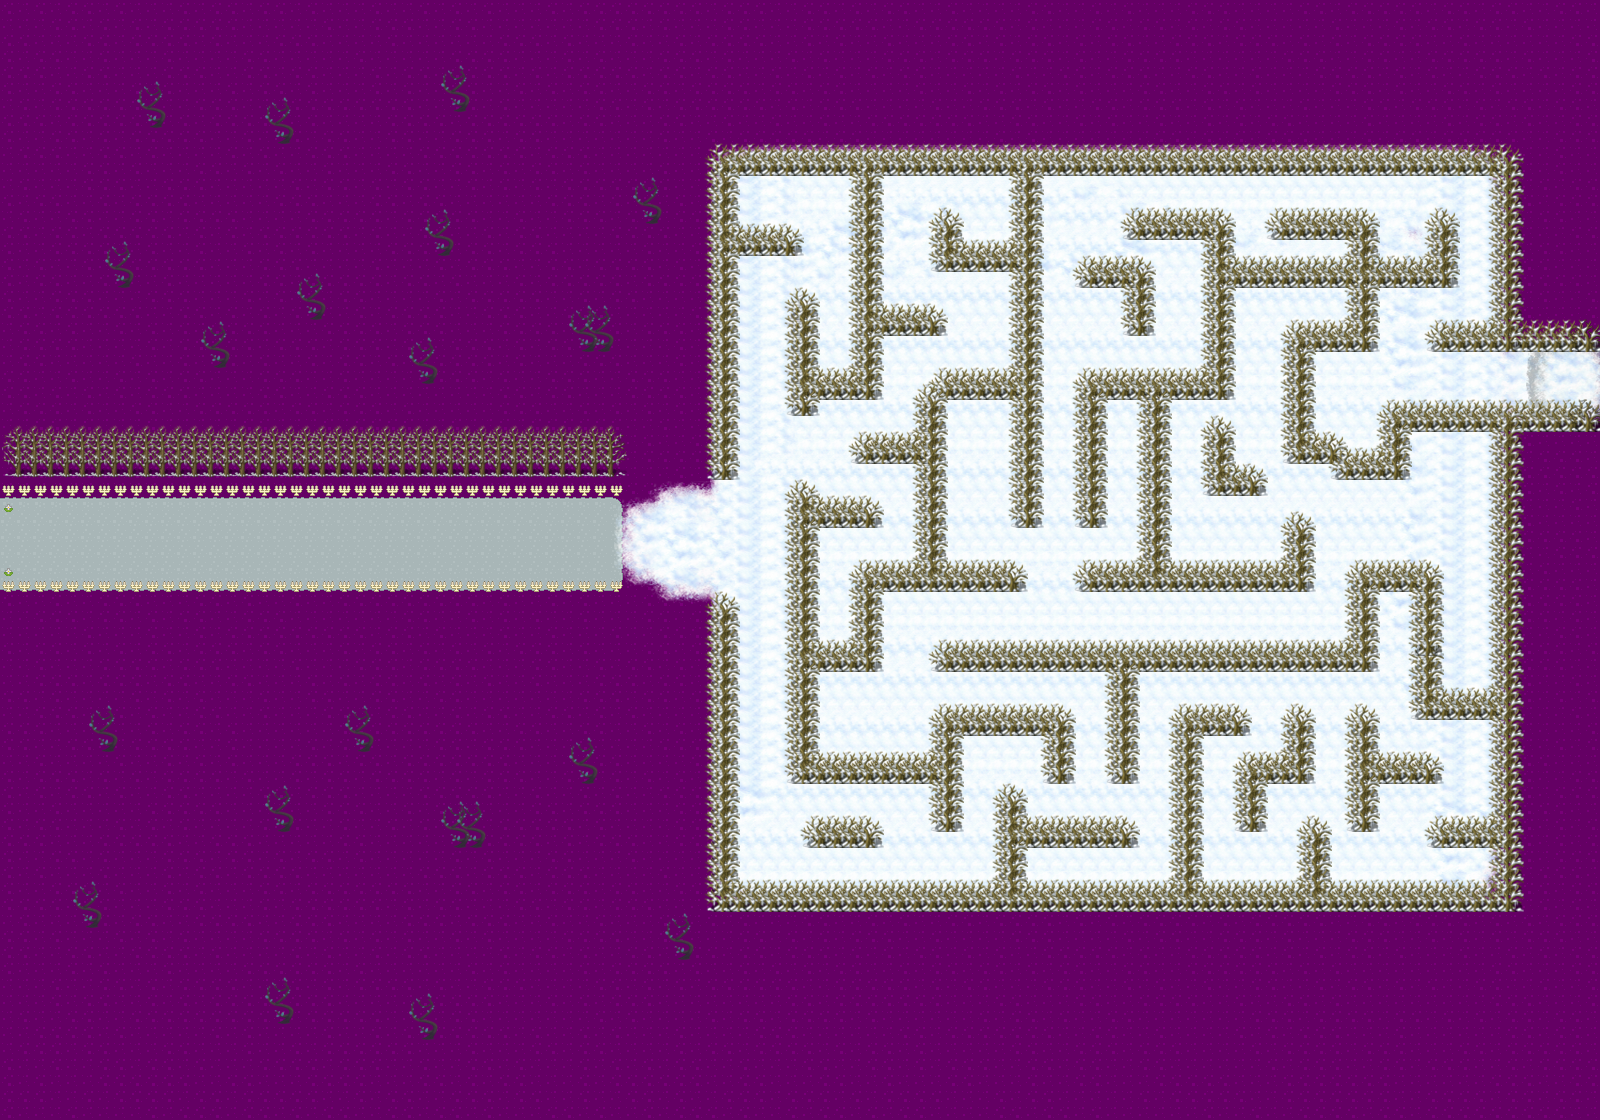

This is a level from a 2D game, rendered from its Tiled map with the project's own tilesets. A one-line summary and the map file follow, with tile-layer data summarised:
An orthogonal 100x70 tile map with 16x16 px tiles, 5 tile layers (Tile Layer 1, асфальт, block, свет, ...), 6 tilesets and 78 objects.

<map version="1.2" tiledversion="1.2.1" orientation="orthogonal" renderorder="left-down" width="100" height="70" tilewidth="16" tileheight="16" infinite="0" nextlayerid="8" nextobjectid="79">
 <tileset firstgid="1" source="пол.tsx" />
 <tileset firstgid="1768" source="пол3.tsx" />
 <tileset firstgid="3535" source="Рисунок3.tsx" />
 <tileset firstgid="3536" source="Рисунок2.tsx" />
 <tileset firstgid="3537" source="Рисунок6.tsx" />
 <tileset firstgid="3538" source="Рисунок5.tsx" />
 <layer id="1" name="Tile Layer 1" width="100" height="70">
  <data>[7000 cells, 7000 non-empty, 2 distinct tile ids]</data>
 </layer>
 <layer id="3" name="асфальт" width="100" height="70">
  <data>[7000 cells, 883 non-empty, 7 distinct tile ids]</data>
 </layer>
 <layer id="7" name="block" width="100" height="70">
  <data>[7000 cells, 2 non-empty, 1 distinct tile ids]</data>
 </layer>
 <layer id="4" name="свет" width="100" height="70">
  <data>[7000 cells, 151 non-empty, 4 distinct tile ids]</data>
 </layer>
 <layer id="5" name="лабиринт" width="100" height="70">
  <data>[7000 cells, 570 non-empty, 2 distinct tile ids]</data>
 </layer>
 <objectgroup id="6" name="blockage">
  <object id="1" x="636" y="574" width="73" height="13" />
  <object id="2" x="634" y="583" />
  <object id="3" x="697" y="589" />
  <object id="4" x="634" y="487" width="46" height="9" />
  <object id="5" x="637" y="491" />
  <object id="6" x="4" y="579" width="631" height="12" />
  <object id="7" x="2" y="481" width="660" height="19" />
  <object id="8" x="11" y="503" />
  <object id="9" x="9" y="568" />
  <object id="10" x="711" y="149" width="29" height="326" />
  <object id="11" x="712" y="597" width="22" height="312" />
  <object id="12" x="732" y="148" width="781" height="26" />
  <object id="13" x="1488" y="146" width="37" height="196" />
  <object id="14" x="1429" y="321" width="114" height="28" />
  <object id="15" x="713" y="879" width="807" height="31" />
  <object id="16" x="1490" y="405" width="29" height="496" />
  <object id="17" x="1386" y="404" width="216" height="25" />
  <object id="18" x="717" y="229" width="85" height="24" />
  <object id="19" x="850" y="153" width="28" height="244" />
  <object id="20" x="791" y="291" width="20" height="121" />
  <object id="21" x="798" y="368" width="74" height="28" />
  <object id="22" x="867" y="306" width="76" height="24" />
  <object id="23" x="934" y="210" width="25" height="62" />
  <object id="24" x="935" y="242" width="104" height="27" />
  <object id="25" x="1013" y="154" width="23" height="371" />
  <object id="26" x="938" y="371" width="81" height="25" />
  <object id="27" x="918" y="388" width="21" height="196" />
  <object id="28" x="859" y="434" width="69" height="27" />
  <object id="29" x="789" y="483" width="26" height="297" />
  <object id="30" x="792" y="753" width="166" height="26" />
  <object id="31" x="934" y="707" width="20" height="122" />
  <object id="32" x="940" y="710" width="131" height="21" />
  <object id="33" x="1053" y="718" width="15" height="62" />
  <object id="34" x="804" y="644" width="73" height="21" />
  <object id="35" x="855" y="564" width="21" height="96" />
  <object id="36" x="858" y="562" width="162" height="26" />
  <object id="37" x="806" y="817" width="73" height="29" />
  <object id="38" x="1074" y="258" width="77" height="26" />
  <object id="39" x="1131" y="270" width="18" height="64" />
  <object id="40" x="1129" y="209" width="103" height="31" />
  <object id="41" x="1202" y="228" width="30" height="166" />
  <object id="42" x="1081" y="370" width="152" height="27" />
  <object id="43" x="1076" y="372" width="27" height="155" />
  <object id="44" x="1137" y="387" width="29" height="182" />
  <object id="45" x="1077" y="562" width="232" height="26" />
  <object id="46" x="1286" y="515" width="24" height="62" />
  <object id="47" x="1205" y="421" width="30" height="69" />
  <object id="48" x="1209" y="469" width="57" height="23" />
  <object id="49" x="1224" y="258" width="230" height="29" />
  <object id="50" x="1429" y="213" width="25" height="60" />
  <object id="51" x="1269" y="209" width="104" height="29" />
  <object id="52" x="1353" y="215" width="23" height="60" />
  <object id="53" x="1352" y="273" width="22" height="75" />
  <object id="54" x="1288" y="322" width="75" height="27" />
  <object id="55" x="1287" y="324" width="24" height="136" />
  <object id="56" x="1294" y="434" width="44" height="26" />
  <object id="57" x="1339" y="452" width="66" height="24" />
  <object id="58" x="1384" y="408" width="22" height="57" />
  <object id="59" x="932" y="643" width="441" height="25" />
  <object id="60" x="1351" y="567" width="24" height="93" />
  <object id="61" x="1353" y="569" width="87" height="21" />
  <object id="62" x="1414" y="573" width="24" height="144" />
  <object id="63" x="1420" y="693" width="91" height="25" />
  <object id="64" x="1111" y="658" width="22" height="122" />
  <object id="65" x="995" y="786" width="32" height="99" />
  <object id="66" x="1002" y="819" width="135" height="25" />
  <object id="67" x="1173" y="705" width="74" height="25" />
  <object id="68" x="1178" y="713" width="22" height="184" />
  <object id="69" x="1174" y="711" width="2" height="195" />
  <object id="70" x="1239" y="753" width="22" height="78" />
  <object id="71" x="1243" y="755" width="68" height="23" />
  <object id="72" x="1286" y="706" width="20" height="69" />
  <object id="73" x="1350" y="707" width="28" height="120" />
  <object id="74" x="1355" y="756" width="84" height="23" />
  <object id="75" x="1298" y="816" width="32" height="83" />
  <object id="76" x="1427" y="818" width="76" height="26" />
  <object id="77" x="802" y="497" width="80" height="29" />
  <object id="78" x="1588" y="324" width="18" height="25" />
 </objectgroup>
</map>
